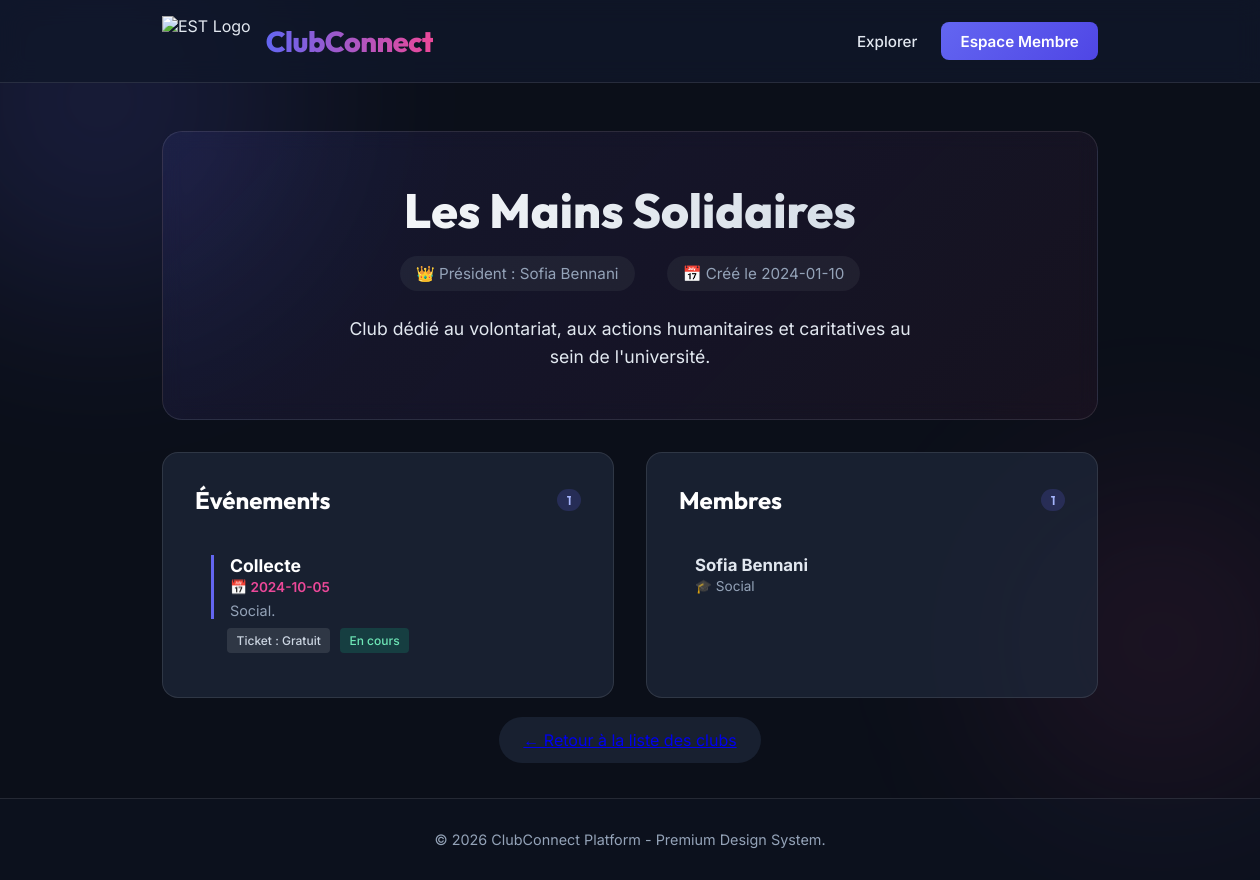
The page /club/2 on the database its author committed.
### models.py (models this page shows, shortened)
class Club(db.Model):
    __tablename__ = 'club'
    id = db.Column(db.Integer, primary_key=True)
    _nom = db.Column('nom', db.String(100), nullable=False)
    description = db.Column(db.Text)
    categorie = db.Column(db.String(50))
    date_creation = db.Column(db.String(20))
    president_id = db.Column(db.Integer, db.ForeignKey('membre.id'))
    evenements = db.relationship('Evenement', backref='club', cascade="all, delete-orphan", lazy=True)
    @property
    def nom(self):
        return self._nom
    @nom.setter
    def nom(self, value):
        self._nom = value
    nom = db.synonym('_nom', descriptor=nom)

class Membre(db.Model):
    __tablename__ = 'membre'
    id = db.Column(db.Integer, primary_key=True)
    type_membre = db.Column(db.String(50))
    _nom = db.Column('nom', db.String(100), nullable=False)
    _prenom = db.Column('prenom', db.String(100), nullable=False)
    _email = db.Column('email', db.String(120), unique=True, nullable=False)
    _password = db.Column('password', db.String(100), nullable=False)
    filiere = db.Column(db.String(100))
    telephone = db.Column(db.String(20))
    clubs_rejoints = db.relationship('Club', secondary=club_membres, backref=db.backref('membres', lazy=True))
    evenements_inscrits = db.relationship('Evenement', secondary=event_membres, backref=db.backref('membres_inscrits', lazy=True))
    __mapper_args__ = {
        'polymorphic_identity': 'membre',
        'polymorphic_on': type_membre
    }
    @property
    def nom(self):
        return self._nom
    @nom.setter
    def nom(self, value):
        if not value or len(value) < 2:
            raise ValueError("Nom invalide")
        self._nom = value
    nom = db.synonym('_nom', descriptor=nom)
    @property
    def prenom(self):
        return self._prenom
    @prenom.setter
    def prenom(self, value):
        if not value:
            raise ValueError("Prénom invalide")
        self._prenom = value
    prenom = db.synonym('_prenom', descriptor=prenom)
    @property
    def email(self):
        return self._email
    @email.setter
    def email(self, value):
        if "@" not in value:
            raise ValueError("Email invalide")
        self._email = value
    email = db.synonym('_email', descriptor=email)
    @property
    def password(self):
        return self._password
    @password.setter
    def password(self, value):
        if len(value) < 4:
            raise ValueError("Mot de passe trop court")
        self._password = value
    password = db.synonym('_password', descriptor=password)

class Evenement(db.Model):
    __tablename__ = 'evenement'
    id = db.Column(db.Integer, primary_key=True)
    _titre = db.Column('titre', db.String(100), nullable=False)
    date = db.Column(db.String(20))
    description = db.Column(db.Text)
    adhesion = db.Column(db.String(20))  # Gratuit / Payant
    termine = db.Column(db.Boolean, default=False)
    club_id = db.Column(db.Integer, db.ForeignKey('club.id'))
    @property
    def titre(self):
        return self._titre
    @titre.setter
    def titre(self, value):
        self._titre = value
    titre = db.synonym('_titre', descriptor=titre)
    def statut(self):
        return "Terminé" if self.termine else "En cours"

### app.py (the view)
@app.route('/club/<int:club_id>')
def voir_club(club_id):
    club = db.session.get(Club, club_id)
    if not club:
        return "Club non trouvé", 404
    return render_template('club.html', club=club)

### templates/club.html (shortened to what this page needs)
{% extends 'base.html' %}
{% block content %}
<div class="club-header animate-in">
    <h2 class="club-name">{{ club.nom }}</h2>
    <div class="club-meta">
        <span>👑 Président : {{ club.president.prenom }} {{ club.president.nom }}</span>
        <span>📅 Créé le {{ club.date_creation }}</span>
    </div>
    <p class="club-desc">{{ club.description }}</p>
</div>
<div class="dashboard-grid animate-in" style="animation-delay: 0.2s;">
    <div class="section-card">
        <h3 class="section-title">
            Événements
            <span class="badge">{{ club.evenements|length }}</span>
        </h3>
        <ul class="list-group">
            {% for event in club.evenements %}
                <li class="list-item" style="display: block;">
                    <div class="event-info">
                        <strong>{{ event.titre }}</strong>
                        <span class="event-date">📅 {{ event.date }}</span>
                        <p class="event-desc">{{ event.description }}</p>
                    </div>
                    <div style="margin-top: 10px; padding-left: 1rem;">
                        <span class="event-type">Ticket : {{ event.adhesion }}</span>
                        <span class="event-type" style="margin-left: 5px; background: {% if event.statut() == 'Terminé' %}rgba(239, 68, 68, 0.2){% else %}rgba(16, 185, 129, 0.2){% endif %}; color: {% if event.statut() == 'Terminé' %}#fca5a5{% else %}#6ee7b7{% endif %};">{{ event.statut() }}</span>
                    </div>
                </li>
            {% else %}
                <li class="list-item" style="color: var(--text-muted); justify-content: center; padding: 2rem;">Aucun événement prévu.</li>
            {% endfor %}
        </ul>
    </div>
    <div class="section-card">
        <h3 class="section-title">
            Membres
            <span class="badge">{{ club.membres|length }}</span>
        </h3>
        <ul class="list-group">
            {% for membre in club.membres %}
                <li class="list-item">
                    <div class="member-info">
                        <strong>{{ membre.prenom }} {{ membre.nom }}</strong>
                        <span>🎓 {{ membre.filiere }}</span>
                    </div>
                </li>
            {% else %}
                <li class="list-item" style="color: var(--text-muted); justify-content: center; padding: 2rem;">Aucun membre.</li>
            {% endfor %}
        </ul>
    </div>
</div>
<div class="animate-in" style="margin-top: 2rem; text-align: center; animation-delay: 0.4s;">
    <a href="/" class="btn-outline" style="background: var(--card-bg); backdrop-filter: blur(10px); border-radius: 30px; padding: 0.8rem 1.5rem;">&larr; Retour à la liste des clubs</a>
</div>
{% endblock %}

### templates/base.html (style rules this page uses)
:root { --bg-color: #0b0f19; --text-main: #e2e8f0; --text-muted: #94a3b8; --primary: #6366f1; --primary-hover: #4f46e5; --accent: #ec4899; --card-bg: rgba(30, 41, 59, 0.7); --card-border: rgba(255, 255, 255, 0.1); }
* { box-sizing: border-box; margin: 0; padding: 0; }
body { font-family: 'Inter', sans-serif; background-color: var(--bg-color); color: var(--text-main); min-height: 100vh; position: relative; overflow-x: hidden; display: flex; flex-direction: column; }
.animate-in { animation: fadeUp 0.6s ease-out forwards; opacity: 0; transform: translateY(20px); }

### templates/club.html (style rules this page uses)
.club-header { background: linear-gradient(135deg, rgba(99, 102, 241, 0.1), rgba(236, 72, 153, 0.05)); border: 1px solid var(--card-border); border-radius: 20px; padding: 3rem; margin-bottom: 2rem; backdrop-filter: blur(10px); text-align: center; position: relative; overflow: hidden; }
.club-name { font-family: 'Outfit', sans-serif; font-size: 3rem; font-weight: 800; margin-bottom: 1rem; background: linear-gradient(to right, #fff, #cbd5e1); -webkit-background-clip: text; -webkit-text-fill-color: transparent; }
.club-meta { display: flex; justify-content: center; gap: 2rem; color: var(--text-muted); font-size: 0.95rem; margin-bottom: 1.5rem; }
.club-meta span { display: flex; align-items: center; gap: 0.5rem; background: rgba(255,255,255,0.05); padding: 0.5rem 1rem; border-radius: 30px; }
.club-desc { max-width: 600px; margin: 0 auto; font-size: 1.1rem; line-height: 1.6; }
.dashboard-grid { display: grid; grid-template-columns: 1fr 1fr; gap: 2rem; }
.section-card { background: var(--card-bg); border: 1px solid var(--card-border); border-radius: 16px; padding: 2rem; backdrop-filter: blur(10px); }
.section-title { font-family: 'Outfit', sans-serif; font-size: 1.5rem; color: #fff; margin-bottom: 1.5rem; display: flex; align-items: center; justify-content: space-between; }
.badge { background: rgba(99, 102, 241, 0.2); color: #a5b4fc; padding: 0.2rem 0.6rem; border-radius: 20px; font-size: 0.8rem; font-weight: 600; }
.list-group { list-style: none; }
.list-item { padding: 1rem; border-bottom: 1px solid rgba(255,255,255,0.05); display: flex; justify-content: space-between; align-items: center; transition: background 0.2s ease; border-radius: 8px; }
.list-item:last-child { border-bottom: none; }
.member-info strong { color: #e2e8f0; display: block; font-size: 1.05rem; }
.member-info span { color: var(--text-muted); font-size: 0.85rem; }
.event-info { border-left: 3px solid var(--primary); padding-left: 1rem; }
.event-info strong { color: #fff; display: block; font-size: 1.1rem; margin-bottom: 0.2rem; }
.event-date { color: var(--accent); font-size: 0.85rem; font-weight: 600; margin-bottom: 0.4rem; display: block; }
.event-desc { color: var(--text-muted); font-size: 0.9rem; margin-bottom: 0.5rem; }
.event-type { background: rgba(255,255,255,0.1); padding: 0.3rem 0.6rem; border-radius: 4px; font-size: 0.75rem; color: #cbd5e1; font-weight: 500; }

### rows shown on the page
Club: nom "Les Mains Solidaires", date_creation "2024-01-10", description "Club dédié au volontariat, aux actions humanitaires et caritatives au sein de l'université."
Membre: president.prenom "Sofia", president.nom "Bennani", prenom "Sofia", nom "Bennani", filiere "Social"
Evenement: titre "Collecte", date "2024-10-05", description "Social.", adhesion "Gratuit", statut "En cours"

### other values the page prints
{{ club.evenements|length }} "1"
{{ club.membres|length }} "1"
